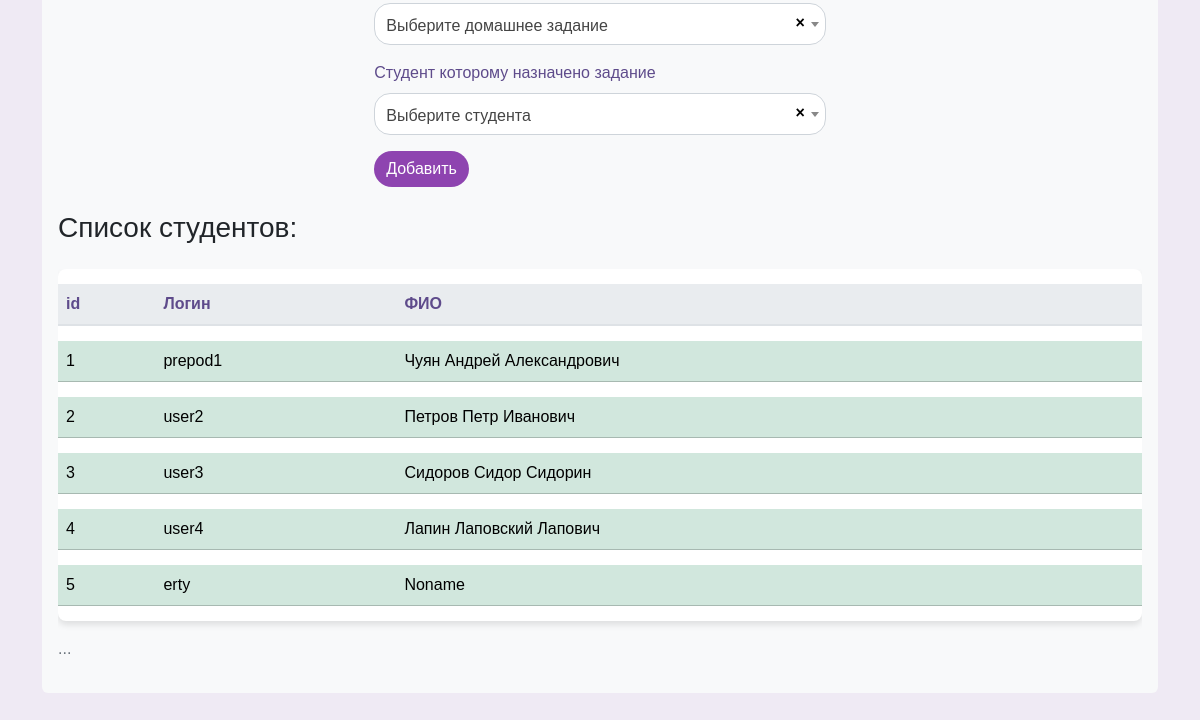
Before: /prepod (signed in, lower part) with the older database file.
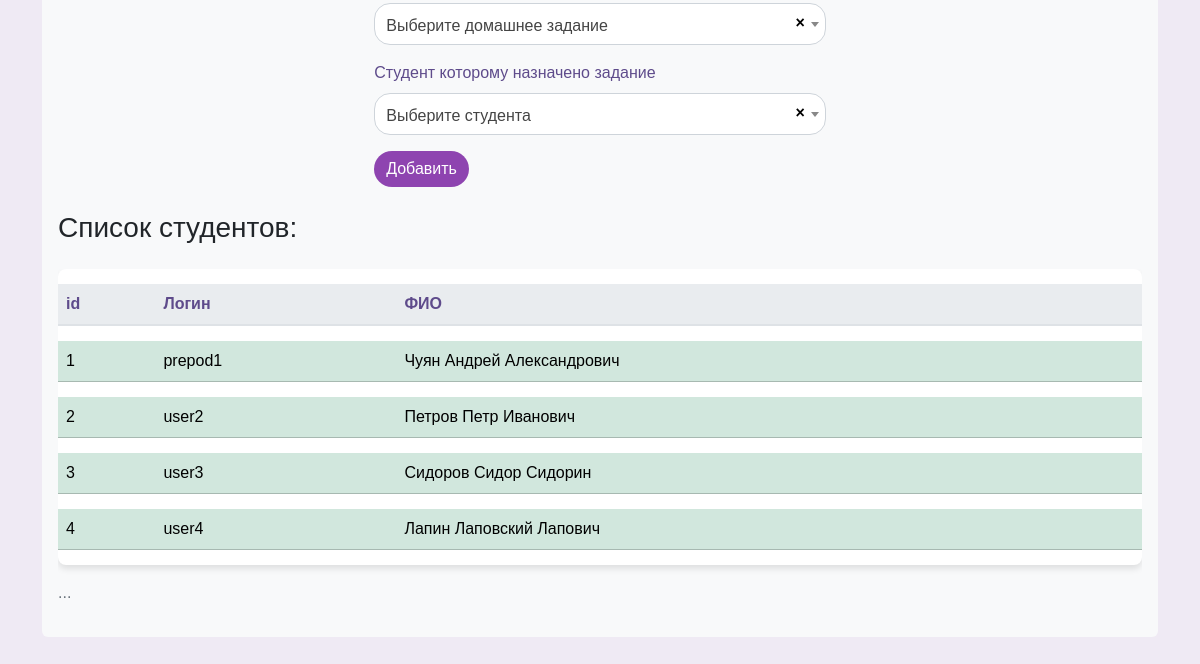
After: the same page with the newer database file.
### database/models.py (models this page shows, shortened)
class User(Base):
    __tablename__ = "users"
    id = Column(Integer, primary_key=True)
    username = Column(String, unique=True)
    fio = Column(String, default= 'Noname')  # Убрали уникальность
    email = Column(String, unique=True)
    password = Column(String)
    user_type = Column(Enum(UserType), default=UserType.student)
    group_id = Column(Integer, ForeignKey("group.id"), default= 1)
    group = relationship("Group", back_populates="user")
    history_user = relationship("History", back_populates="user_history")

### frontend/router.py (the view)
@router.get("/prepod")
async def get_users(
    request: Request,
    user: User = Depends(get_user_or_redirect),
    session: AsyncSession = Depends(get_session),
):
    data = await CRUDUser.get_user_fio(session, user.username)
    data = data
    data = [
        {"id": i, **dct}
        for i, dct in enumerate(data, start=1)
    ]
    print(data)
    users = await CRUDUser.get_all(session)
    groups = await CRUDGroup.get_all(session)
    disciplines = await CRUDDiscipline.get_all(session)
    themes = await CRUDTheme.get_all(session)
    homeworks = await CRUDHomework.get_all(session)
    students = await CRUDUser.get_all(session)
    data2 = []
    for user_data in users:
        data2.append({"id": user_data.id, "username": user_data.username, "fio": user_data.fio})  # Пример добавления данных пользователя, измените на необходимые поля
    return templates.TemplateResponse(
        "prepod/prepod.html",
        {
            "request": request,
            "user": user,
            "data": data,
            "users": users,
            "groups": groups,
            "disciplines": disciplines,
            "themes": themes,
            "homeworks": homeworks,
            "students": students,
            "data2": data2,
        },
    )

### frontend/template/prepod/prepod.html (shortened to what this page needs)
{% extends "base/base.html" %}
{% block content %}
<div data-bs-spy="scroll" data-bs-target="#navbar-example2" data-bs-root-margin="0px 0px -40%" data-bs-smooth-scroll="true" class="scrollspy-example bg-body-tertiary p-3 rounded-2" tabindex="0">
  <h4 id="scrollspyHeading5"><h2>Добавление домашнего задания</h2>
    <div class="d-flex justify-content-center">
      <div class="mt-5 col-lg-5">
        <form action="/theme-homework" method="post">
          <div class="mb-3">
          </div>
          <div class="mb-3">
            <label for="user_id" class="form-label">Студент которому назначено задание</label>
          </div>
          <button type="submit" class="btn btn-primary">Добавить</button>
        </form>
      </div>
    </div>
    <div class="row">
      <div class="col-12">
        <h3 class="mb-4">Список студентов:</h3>
        <div class="table-responsive">
          <table class="table table-hover table-shadow table-rounded">
            <thead>
              <tr>
                <th scope="col">id</th>
                <th scope="col">Логин</th>
                <th scope="col">ФИО</th>
              </tr>
            </thead>
            <tbody>
              {% for row in data2 %}
              <tr class="table-success">
                <td>{{ row.id }}</td>
                <td>{{ row.username }}</td>
                <td>{{ row.fio }}</td>
              </tr>
              {% endfor %}
            </tbody>
          </table>
        </div>
      </div>
    </div>
  </h4>
  <p>...</p>
</div>
{% endblock %}

### frontend/template/base/base.html (shortened to what this page needs)
<!DOCTYPE html>
<html lang="ru">
<head>{% include 'base/head.html' %}</head>
<body>
  <div class="container my-5">
    {% block content %}{% endblock %}
  </div>
</body>
</html>

### frontend/template/base/head.html (shortened to what this page needs)
<head>
  <link rel="stylesheet" href="https://cdn.jsdelivr.net/npm/bootstrap@5.3.2/dist/css/bootstrap.min.css">
  <link href="https://cdn.jsdelivr.net/npm/select2@4.1.0-rc.0/dist/css/select2.min.css" rel="stylesheet" />
  <link rel="stylesheet" href="/assets/css/base.css">
</head>

### frontend/assets/css/base.css (style rules this page uses)
body { margin: 0; font-family: 'Nunito Sans', Arial, sans-serif; background-color: #efeaf4; }
p { color: #6c757d; }
.table { background-color: #ffffff; color: #5e4b8b; border-collapse: separate; border-spacing: 0 15px; }
.table th, .table td { border-top: none !important; vertical-align: middle; }
.table thead th { background-color: #e9ecef; color: #5e4b8b; border-bottom: 2px solid #dee2e6; }
.table td { padding: .5rem; }
.table-rounded { border-radius: .5rem; overflow: hidden; }
.table-shadow { box-shadow: 0 4px 6px rgba(0, 0, 0, 0.1); }
.form-label { color: #5e4b8b; }
.btn { border-radius: 20px; }
.btn-primary { background-color: #8e44b0; border: none; color: #ffffff; transition: background-color 0.3s, color 0.3s, box-shadow 0.3s; }

Changed rows visible on the page:
removed User: id "5", username "erty", fio "Noname"
